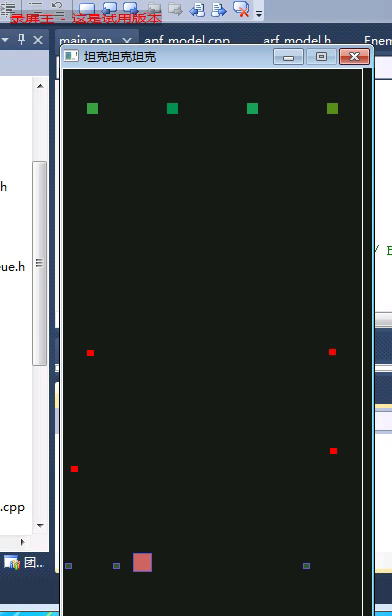
#> input picture frame 86 of task_submit/ht黄铤/project/编队飞行1.mp4, 392 x 616 px, given in place of the camera
$ python px1.py
#> lines starting #> are read from the running program, lines starting #| are printed output that depends on the picture; after the words box and inside, x2 and y2 are one past the last pixel; in counts of white or black regions, pixels touching at a corner belong together
#!/usr/bin/env python2
# -*- -*coding: utf-8-

#=========================================================
# mnist_test.py
# @author    lhz_demo
# @email     luhzh5@mail2.sysu.edu.cn
# @version   1.1.2
# @date      2018/11/07

# Abustract: 使用光流算法检测视频的平均像素位移
#		当然只能检测到部分移动物体，因为用系数算法
#=========================================================
import numpy as np
import cv2
import sys

#捕捉摄像头
cap = cv2.VideoCapture(0)


feature_params = dict(maxCorners=10,
                      qualityLevel=0.1,
                      minDistance=1,
                      blockSize=9)

# LK光流法相关参数
lk_params = dict(winSize=(30, 30),
                 maxLevel=2,
                 criteria=(cv2.TERM_CRITERIA_EPS | cv2.TERM_CRITERIA_COUNT, 10, 0.03))

# 创建随机颜色
color = np.random.randint(0, 255, (100, 3))

# 获取视频第一帧
ret, old_frame = cap.read()
#> old_frame is the input picture: shape (616, 392, 3); mean B, G, R 73.8, 74.3, 68.6
# 转换为灰度
old_gray = cv2.cvtColor(old_frame, cv2.COLOR_BGR2GRAY)
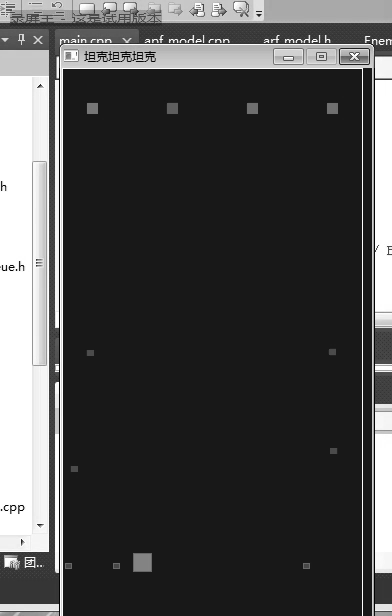
#> old_gray: shape (616, 392); min 0, max 255, mean 72.7
# ST检测角点，注意这里参数传递的方法
p0 = cv2.goodFeaturesToTrack(old_gray, mask=None, **feature_params)
#> p0 = [[18, 508], [16, 508], [7, 267], [12, 508], [7, 508], [9, 267], [11, 267], [14, 267], [377, 77], [359, 71]]

# 创建一个新的图片用于绘制
mask = np.zeros_like(old_frame)

while 1:
    ret, frame = cap.read()

    if frame is None:
        cv2.waitKey(0)
        break
    else:
        frame_gray = cv2.cvtColor(frame, cv2.COLOR_BGR2GRAY)
        # 计算光流
        p1, st, err = cv2.calcOpticalFlowPyrLK(old_gray, frame_gray, p0, None, **lk_params)
#> p1 has the same summary as p0; st = [1, 1, 1, 1, 1, 1, 1, 1, 1, 1]; err = [0.0049, 0.00236, 0, 0.0115, 0, 0, 0, 0, 0, 0]

        # 选择好的特征点
        if p1 is None:
            pass
        elif p0 is None:
            pass
        else:
	    #保存两镇之间的像素点
            good_new = p1[st == 1]
#> good_new has the same summary as p0
            good_old = p0[st == 1]
#> good_old has the same summary as p0
	    #返回像素位移
            shift = good_new - good_old
#> shift = [[-0.000341, -3.05e-05], [0.000135, -6.1e-05], [0, 0], [0.000813, -6.1e-05], [6.87e-05, -6.1e-05], [0, 0], [0, 0], [0, 0], [0, 0], [0, 0]]

            total_shift = 0
            # 绘制轨迹
            for i, (new, old) in enumerate(zip(good_new, good_old)):
                #计算总共像素位移
                total_shift = (shift[i][0]*shift[i][0]+shift[i][1]*shift[i][1])**0.5 + total_shift
                #取平均值，得到平均像素位移
                average_shift = total_shift/(i+1)
                a, b = new.ravel()
                c, d = old.ravel()
                mask = cv2.line(mask, (a, b), (c, d), color[i].tolist(), 2)
                frame = cv2.circle(frame, (a, b), 5, color[i].tolist(), -1)
#> this loop made 10 passes
#> (total_shift, average_shift, a, b, c, d) on passes 1 to 10: (0.000343, 0.000343, 18, 508, 18, 508), (0.000491, 0.000246, 16, 508, 16, 508), (0.000491, 0.000164, 7, 267, 7, 267), (0.00131, 0.000327, 12, 508, 12, 508), (0.0014, 0.00028, 7, 508, 7, 508), (0.0014, 0.000233, 9, 267, 9, 267), (0.0014, 0.0002, 11, 267, 11, 267), (0.0014, 0.000175, 14, 267, 14, 267), (0.0014, 0.000155, 377, 77, 377, 77), (0.0014, 0.00014, 359, 71, 359, 71)
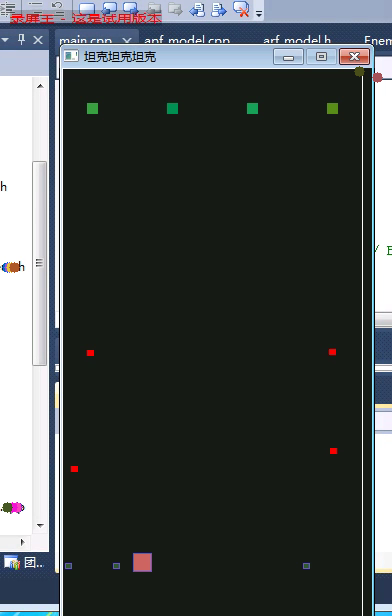
#> frame: shape (616, 392, 3); mean B, G, R 73.7, 74.1, 68.6
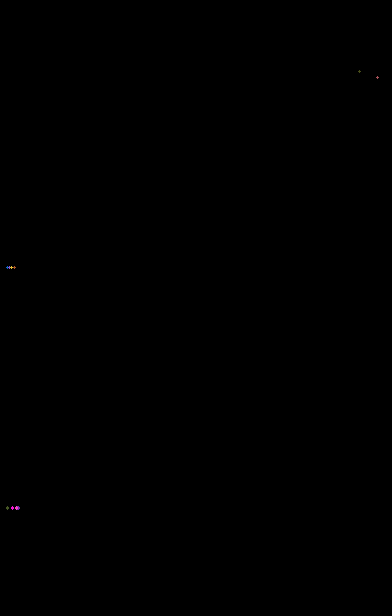
#> mask: shape (616, 392, 3); mean of channels 0, 1, 2 0, 0, 0; drawn as B, G, R
#> after the loop, total_shift = 0.0014
            #控制输出格式
            average_shift = ("%3.5f"% average_shift)
#> average_shift = '0.00014'
            img1 = frame.copy()
	    #把数据显示在图片上
            cv2.putText(img1,"average_shift is : "+str(average_shift)+"pixel",(0,50),cv2.FONT_HERSHEY_COMPLEX,1,(255,23,0),2);
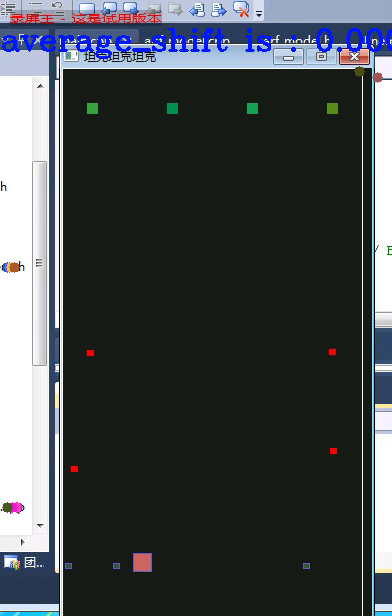
#> img1: shape (616, 392, 3); 1.24% of pixels changed, all inside (x1, y1, x2, y2) = (2, 28, 392, 59)

            img = cv2.add(img1, mask)
        fourcc = cv2.VideoWriter_fourcc(*'XVID')
        write = cv2.VideoWriter('output2.avi', fourcc,3.0,(640,480))
        cv2.imshow('frame', img)
        k = cv2.waitKey(20) & 0xff
#> (key Esc is pressed here)
        if k == 27:
            break
        else:
            frame1 = cv2.flip(img,0)
            write.write(frame1)
        # 更新上一帧以及特征点
        old_gray = frame_gray.copy()
        p0 = good_new.reshape(-1, 1, 2)

cv2.destroyAllWindows()
cap.release()

$ run again, starting later in the video
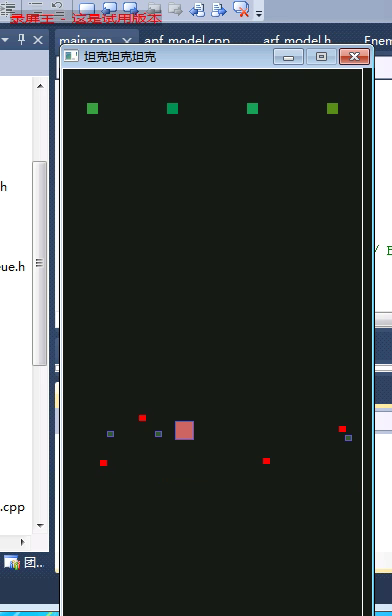
#> input picture frame 388 of task_submit/ht黄铤/project/编队飞行1.mp4, 392 x 616 px, given in place of the camera
#> old_frame is the input picture: shape (616, 392, 3); mean B, G, R 73.8, 74.3, 68.6
#> p0 = [[18, 508], [7, 268], [15, 508], [12, 508], [7, 508], [9, 267], [11, 267], [377, 76], [377, 80], [14, 267]]
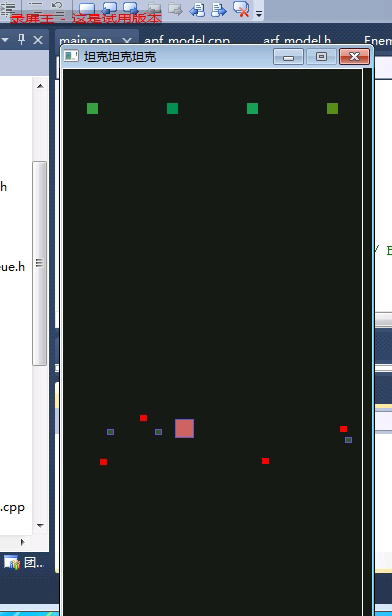
#> input picture frame 389 of task_submit/ht黄铤/project/编队飞行1.mp4, 392 x 616 px, given in place of the camera
#> frame is the input picture: shape (616, 392, 3); mean B, G, R 73.8, 74.3, 68.6
#> p1 has the same summary as p0; st = [1, 1, 1, 1, 1, 1, 1, 1, 1, 1]; err = [0, 0, 0, 0, 0, 0, 0, 0, 0, 0]
#> good_new has the same summary as p0
#> good_old has the same summary as p0
#> shift = [[0, 0], [0, 0], [0, 0], [0, 0], [0, 0], [0, 0], [0, 0], [0, 0], [0, 0], [0, 0]]
#> the loop `for i, (new, old) in enumerate(zip(good_new, good_old)):` made 10 passes
#> (a, b, c, d) on passes 1 to 8: (18, 508, 18, 508), (7, 268, 7, 268), (15, 508, 15, 508), (12, 508, 12, 508), (7, 508, 7, 508), (9, 267, 9, 267), (11, 267, 11, 267), (377, 76, 377, 76)
#> after the loop `for i, (new, old) in enumerate(zip(good_new, good_old)):`: total_shift = 0
#> `average_shift = ("%3.5f"% average_shift)`: average_shift = '0.00000'
#> `cv2.putText(img1,"average_shift is : "+str(average_shift)+"pixel",(0,5..`:
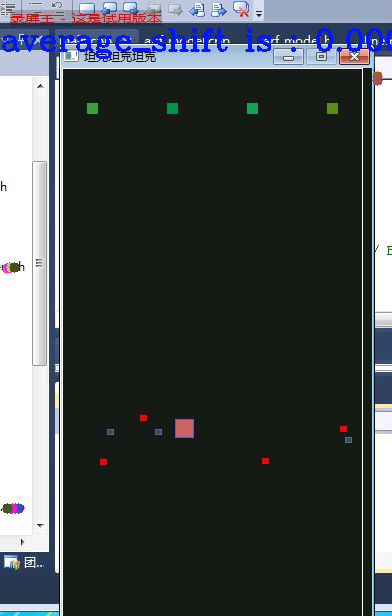
#> img1: shape (616, 392, 3); mean B, G, R 75, 72.9, 67.2

$ run again, starting later in the video
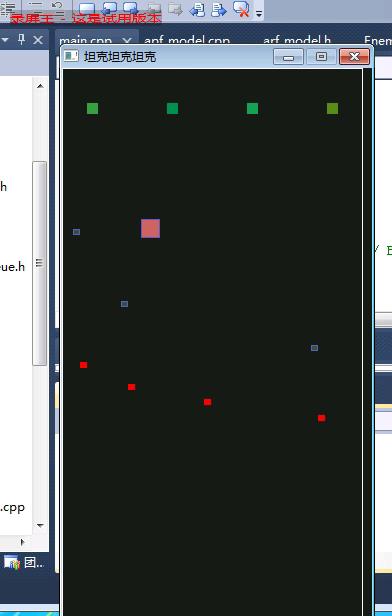
#> input picture frame 690 of task_submit/ht黄铤/project/编队飞行1.mp4, 392 x 616 px, given in place of the camera
#> old_frame is the input picture: shape (616, 392, 3); mean B, G, R 73.8, 74.3, 68.6
#> p0 = [[18, 508], [7, 268], [15, 508], [12, 508], [7, 508], [9, 267], [11, 267], [377, 76], [377, 80], [14, 267]]
#> p1 has the same summary as p0; st = [1, 1, 1, 1, 1, 1, 1, 1, 1, 1]; err = [0.00396, 0, 0.00674, 0.00212, 0.00632, 0, 0, 0, 0, 0]
#> good_new has the same summary as p0
#> good_old has the same summary as p0
#> shift = [[-0.000147, 0.000214], [0, 0], [-0.000204, 0.000366], [5.72e-05, 0.000183], [-0.00018, 0.000336], [0, 0], [0, 0], [0, 0], [0, 0], [0, 0]]
#> the loop `for i, (new, old) in enumerate(zip(good_new, good_old)):` made 10 passes
#> (total_shift, average_shift, a, b, c, d) on passes 1 to 8: (0.000259, 0.000259, 18, 508, 18, 508), (0.000259, 0.00013, 7, 268, 7, 268), (0.000678, 0.000226, 15, 508, 15, 508), (0.00087, 0.000218, 12, 508, 12, 508), (0.00125, 0.00025, 7, 508, 7, 508), (0.00125, 0.000209, 9, 267, 9, 267), (0.00125, 0.000179, 11, 267, 11, 267), (0.00125, 0.000156, 377, 76, 377, 76)
#> after the loop `for i, (new, old) in enumerate(zip(good_new, good_old)):`:
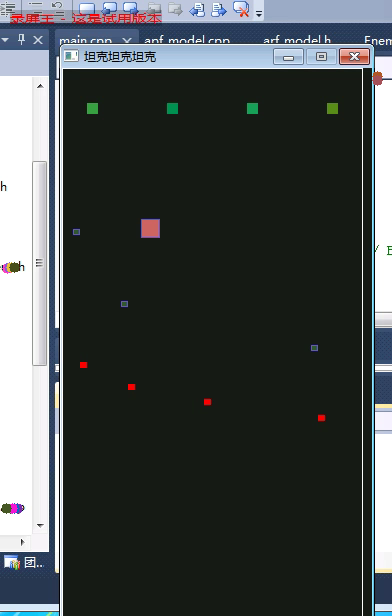
#> frame: shape (616, 392, 3); mean B, G, R 73.6, 74.1, 68.5
#> after the loop `for i, (new, old) in enumerate(zip(good_new, good_old)):`: total_shift = 0.00125
#> `average_shift = ("%3.5f"% average_shift)`: average_shift = '0.00013'
#> `cv2.putText(img1,"average_shift is : "+str(average_shift)+"pixel",(0,5..`:
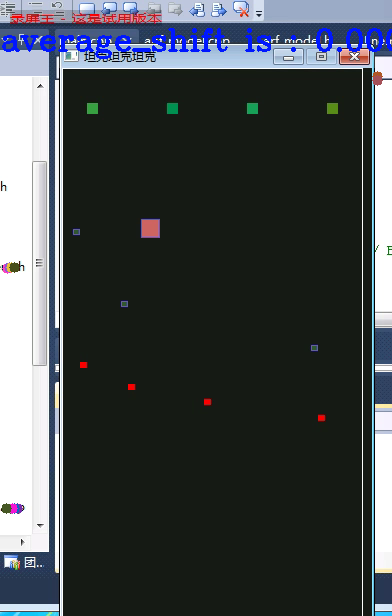
#> img1: shape (616, 392, 3); 1.24% of pixels changed, all inside (x1, y1, x2, y2) = (2, 28, 392, 59)
